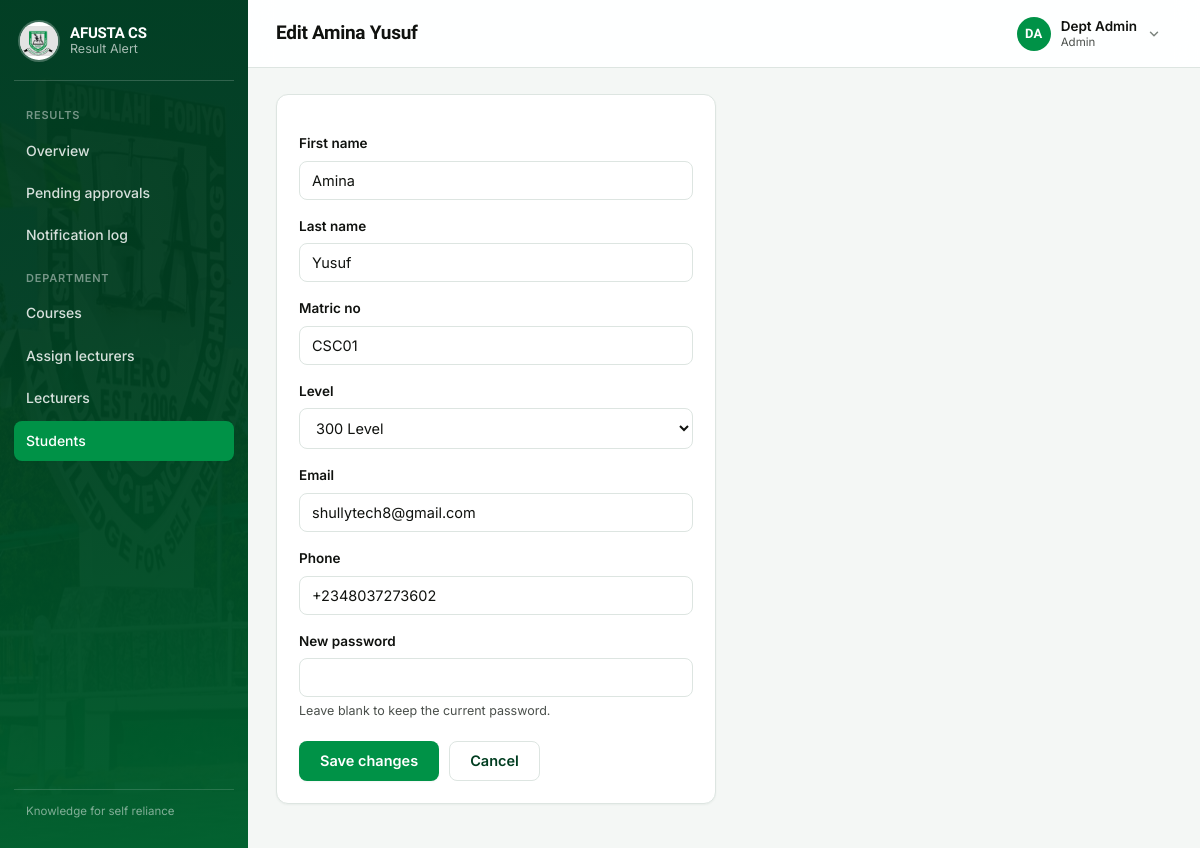
The app's page /admin-portal/students/3/edit/ (signed in) with its own data.
### accounts/models.py (models this page shows, shortened)
class User(AbstractUser):
    class Role(models.TextChoices):
        STUDENT = 'student', 'Student'
        LECTURER = 'lecturer', 'Lecturer'
        ADMIN = 'admin', 'Admin'
    role = models.CharField(max_length=10, choices=Role.choices)
    phone = models.CharField(
        max_length=20,
        help_text='Include country code where possible, e.g. +2348012345678',
    )
    @property
    def initials(self):
        letters = ''.join(part[0] for part in (self.first_name, self.last_name) if part)
        return (letters or self.username[:2]).upper()

class StudentProfile(models.Model):
    LEVELS = [('100', '100 Level'), ('200', '200 Level'), ('300', '300 Level'), ('400', '400 Level')]
    user = models.OneToOneField(User, on_delete=models.CASCADE, related_name='student_profile')
    matric_no = models.CharField(max_length=30, unique=True)
    level = models.CharField(max_length=3, choices=LEVELS, default='100')

### academics/views.py (the view)
# urls.py: path('admin-portal/students/<int:pk>/edit/', views.edit_student, name='edit_student'),
@role_required('admin')
def edit_student(request, pk):
    student = get_object_or_404(User, pk=pk, role=User.Role.STUDENT)
    if request.method == 'POST':
        form = StudentForm(request.POST, instance=student)
        if form.is_valid():
            form.save()
            messages.success(request, f'{student.get_full_name()} updated.')
            return redirect('academics:manage_students')
    else:
        form = StudentForm(instance=student)
    return render(request, 'academics/student_form.html', {'form': form, 'student': student})

### accounts/forms.py (shortened to what this page needs)
class StudentForm(AccountForm):
    id_field = 'matric_no'
    profile_model = StudentProfile
    role = User.Role.STUDENT
    matric_no = forms.CharField(max_length=30, widget=forms.TextInput(attrs={'class': 'form-control'}))
    level = forms.ChoiceField(choices=StudentProfile.LEVELS, widget=forms.Select(attrs={'class': 'form-select'}))
    field_order = ['first_name', 'last_name', 'matric_no', 'level', 'email', 'phone', 'password']
    def initial_for(self, instance):
        return {
            **super().initial_for(instance),
            'matric_no': instance.student_profile.matric_no,
            'level': instance.student_profile.level,
        }

### accounts/forms.py (called while the page is built)
    def initial_for(self, instance):
        return {
            'first_name': instance.first_name,
            'last_name': instance.last_name,
            'email': instance.email,
            'phone': instance.phone,
        }

### templates/academics/student_form.html (shortened to what this page needs)
{% extends 'base_app.html' %}
{% block page_title %}
  {% if student %}Edit {{ student.get_full_name }}{% else %}Add a student{% endif %}
{% endblock %}
{% block sidenav %}{% include 'academics/_admin_nav.html' with active='students' %}{% endblock %}
{% block content %}
<div class="card" style="max-width:440px;">
  <form method="post">
    {% include '_form_fields.html' %}
    <div style="display:flex; gap:10px; margin-top:20px;">
      <button class="btn btn-primary" type="submit">
        {% if student %}Save changes{% else %}Create account{% endif %}
      </button>
      <a class="btn btn-outline" href="{% url 'academics:manage_students' %}">Cancel</a>
    </div>
  </form>
</div>
{% endblock %}

### templates/base_app.html (shortened to what this page needs)
{% load static %}<!DOCTYPE html>
<html lang="en">
<head>
  <link rel="stylesheet" href="{% static 'css/main.css' %}">
</head>
<body>
  <div class="app-shell">
    <aside class="sidebar">
      <a class="brand" href="{% url 'home' %}">
        <img src="{% static 'images/logo.jpg' %}" alt="AFUSTA crest">
        <span class="brand-text">
          <span class="brand-word">AFUSTA CS</span>
          <span class="brand-sub">Result Alert</span>
        </span>
      </a>
      <nav aria-label="Main">
        {% block sidenav %}{% include '_sidenav.html' %}{% endblock %}
      </nav>
      <div class="spacer"></div>
      <p class="sidebar-foot">Knowledge for self reliance</p>
    </aside>
    <div class="main">
      <header class="topbar">
        <h1>{% block page_title %}Dashboard{% endblock %}</h1>
        <div class="user-menu" data-user-menu>
          <button type="button" class="user-menu-btn" data-user-menu-button
                  aria-expanded="false" aria-haspopup="true">
            <span class="avatar" aria-hidden="true">{{ request.user.initials }}</span>
            <span class="user-menu-id">
              <span class="user-menu-name">{{ request.user.get_full_name|default:request.user.username }}</span>
              <span class="user-menu-role">{{ request.user.get_role_display }}</span>
            </span>
            <svg class="user-menu-caret" width="14" height="14" viewBox="0 0 24 24" fill="none"
                 stroke="currentColor" stroke-width="2.5" stroke-linecap="round" stroke-linejoin="round"
                 aria-hidden="true"><polyline points="6 9 12 15 18 9"></polyline></svg>
          </button>
        </div>
      </header>
      <main class="content">
        {% block content %}{% endblock %}
      </main>
    </div>
  </div>
</body>
</html>

### templates/_form_fields.html (shortened to what this page needs)
{% for field in form %}
  <label for="{{ field.id_for_label }}">{{ field.label }}</label>
  {{ field }}
  {% if field.help_text %}<div class="helptext">{{ field.help_text }}</div>{% endif %}
{% endfor %}

### records on screen
User: get_full_name "Amina Yusuf", form "Amina" "Yusuf" "shullytech8@gmail.com" "+2348037273602"
User: user.initials "DA", user.get_full_name "Dept Admin", user.role "Admin"
StudentProfile: form "CSC01"

### other values on screen
{{ field.label }} "First name" "Last name" "Matric no" "Level" "Email" "Phone" "New password"
{{ field.help_text }} "Leave blank to keep the current password."
